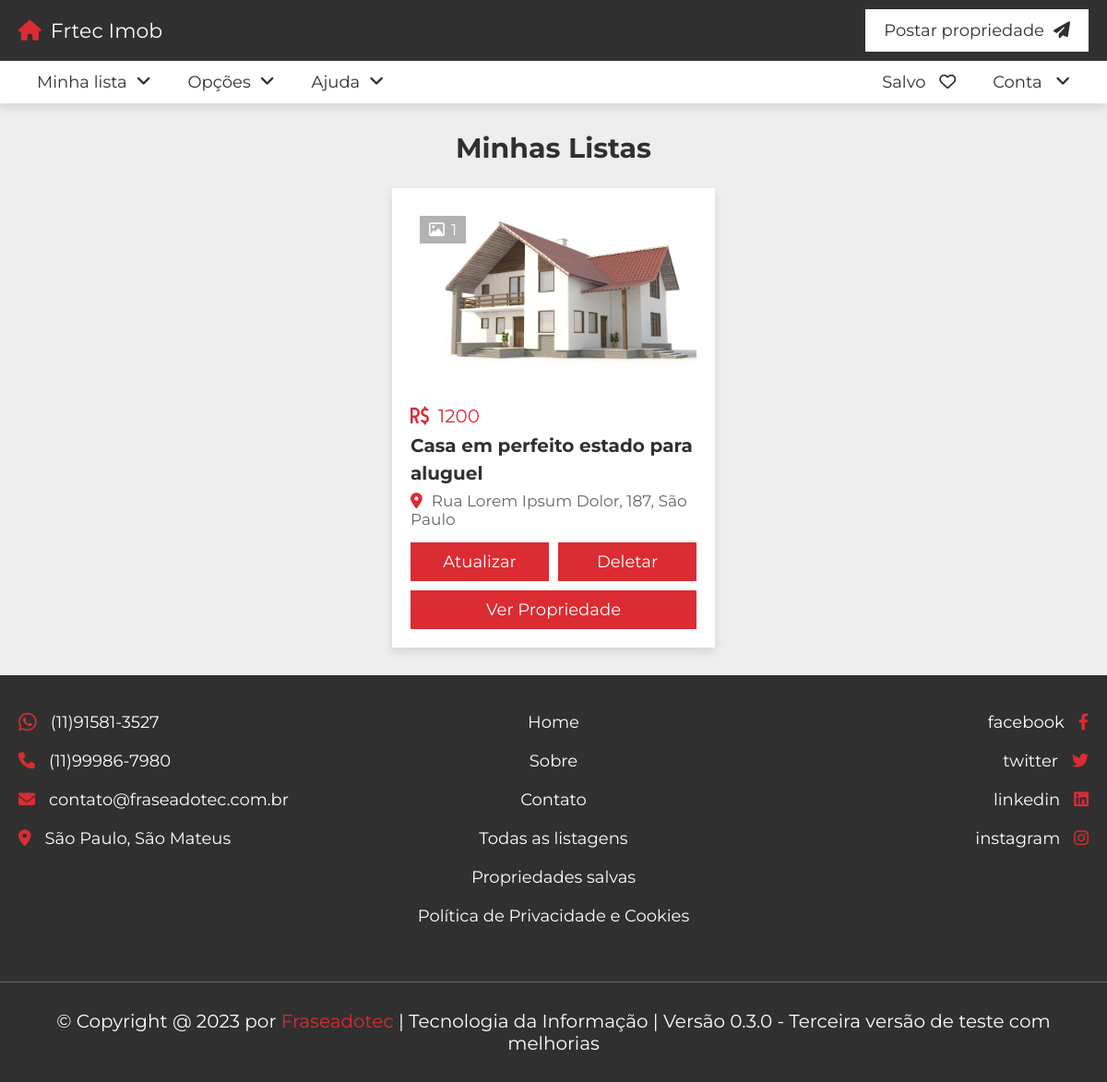
The app's page /minhas_listas.php (signed in) with its own data.
### tables this page shows
CREATE TABLE `property` (
  `id` varchar(20) NOT NULL,
  `user_id` varchar(20) NOT NULL,
  `property_name` varchar(50) NOT NULL,
  `address` varchar(100) NOT NULL,
  `price` varchar(10) NOT NULL,
  `type` varchar(10) NOT NULL,
  `offer` varchar(10) NOT NULL,
  `status` varchar(50) NOT NULL,
  `furnished` varchar(50) NOT NULL,
  `bhk` varchar(10) NOT NULL,
  `deposite` varchar(10) NOT NULL,
  `bedroom` varchar(10) NOT NULL,
  `bathroom` varchar(10) NOT NULL,
  `balcony` varchar(10) NOT NULL,
  `carpet` varchar(10) NOT NULL,
  `age` varchar(2) NOT NULL,
  `total_floors` varchar(2) NOT NULL,
  `room_floor` varchar(2) NOT NULL,
  `loan` varchar(50) NOT NULL,
  `lift` varchar(3) NOT NULL DEFAULT 'no',
  `security_guard` varchar(3) NOT NULL DEFAULT 'no',
  `play_ground` varchar(3) NOT NULL DEFAULT 'no',
  `garden` varchar(3) NOT NULL DEFAULT 'no',
  `water_supply` varchar(3) NOT NULL DEFAULT 'no',
  `power_backup` varchar(3) NOT NULL DEFAULT 'no',
  `parking_area` varchar(3) NOT NULL DEFAULT 'no',
  `gym` varchar(3) NOT NULL DEFAULT 'no',
  `shopping_mall` varchar(3) NOT NULL DEFAULT 'no',
  `hospital` varchar(3) NOT NULL DEFAULT 'no',
  `school` varchar(3) NOT NULL DEFAULT 'no',
  `market_area` varchar(3) NOT NULL DEFAULT 'no',
  `image_01` varchar(50) NOT NULL,
  `image_02` varchar(50) NOT NULL,
  `image_03` varchar(50) NOT NULL,
  `image_04` varchar(50) NOT NULL,
  `image_05` varchar(50) NOT NULL,
  `description` varchar(1000) NOT NULL,
  `date` date NOT NULL DEFAULT current_timestamp()
);

### minhas_listas.php (the view, shortened to what this page needs)
<?php
include 'components/connect.php';
if(isset($_COOKIE['user_id'])){
   $user_id = $_COOKIE['user_id'];
}else{
   $user_id = '';
   header('location:login.php');
}
?>
<!DOCTYPE html>
<html lang="pt-BR">
<head>
   <link rel="stylesheet" href="https://cdnjs.cloudflare.com/ajax/libs/font-awesome/6.2.0/css/all.min.css">
   <link rel="stylesheet" href="css/style.css">
</head>
<body>
<?php include 'components/user_header.php'; ?>
<section class="my-listings">
   <h1 class="heading">minhas listas</h1>
   <div class="box-container">
   <?php
      $select_properties = $conn->prepare("SELECT * FROM `property` WHERE user_id = ? ORDER BY date DESC");
      $select_properties->execute([$user_id]);
      if($select_properties->rowCount() > 0){
         while($fetch_property = $select_properties->fetch(PDO::FETCH_ASSOC)){
         $property_id = $fetch_property['id'];
         if(!empty($fetch_property['image_02'])){
            $image_coutn_02 = 1;
         }else{
            $image_coutn_02 = 0;
         }
         if(!empty($fetch_property['image_03'])){
            $image_coutn_03 = 1;
         }else{
            $image_coutn_03 = 0;
         }
         if(!empty($fetch_property['image_04'])){
            $image_coutn_04 = 1;
         }else{
            $image_coutn_04 = 0;
         }
         if(!empty($fetch_property['image_05'])){
            $image_coutn_05 = 1;
         }else{
            $image_coutn_05 = 0;
         }
         $total_images = (1 + $image_coutn_02 + $image_coutn_03 + $image_coutn_04 + $image_coutn_05);
   ?>
   <form accept="" method="POST" class="box">
      <div class="thumb">
         <p><i class="far fa-image"></i><span><?= $total_images; ?></span></p>
         <img src="uploaded_files/<?= $fetch_property['image_01']; ?>" alt="">
      </div>
      <div class="price"><i class="fa-solid fa-brazilian-real-sign"></i><span><?= $fetch_property['price']; ?></span></div>
      <h3 class="name"><?= $fetch_property['property_name']; ?></h3>
      <p class="location"><i class="fas fa-map-marker-alt"></i><span><?= $fetch_property['address']; ?></span></p>
      <div class="flex-btn">
         <a href="atualização_propriedade.php?get_id=<?= $property_id; ?>" class="btn">atualizar</a>
         <input type="submit" name="delete" value="deletar" class="btn" onclick="return confirm('excluir esta listagem?');">
      </div>
      <a href="ver_propriedade.php?get_id=<?= $property_id; ?>" class="btn">ver propriedade</a>
   </form>
   <?php
         }
      }else{
         echo '<p class="empty">nenhuma propriedade adicionada ainda! <a href="postagem_propriedade.php" style="margin-top:1.5rem;" class="btn">adicionar novo</a></p>';
      }
      ?>
   </div>
</section>
<?php include 'components/footer.php'; ?>
</body>
</html>

### css/style.css (style rules this page uses)
:root { --main-color:#DA2C32; --light-color:#666; --light-bg:#eee; --white:#fff; --black:#303030; --border:.1rem solid var(--light-color); --box-shodow:0 .5rem 1rem rgba(0,0,0,.1); }
* { font-family: 'Montserrat', sans-serif; margin: 0; padding: 0; box-sizing: border-box; outline: none; border: none; text-decoration: none; }
html { font-size: 62.5%; overflow-x: hidden; scroll-behavior: smooth; scroll-padding-top: 10rem; }
body { background-color: var(--light-bg); }
section { padding: 3rem 2rem; max-width: 1200px; margin: 0 auto; }
.heading { text-align: center; padding-bottom: 2.5rem; font-size: 3rem; color: var(--black); text-transform: capitalize; }
.btn, .inline-btn { margin-top: 1rem; padding: 1rem 3rem; background-color: var(--main-color); color: var(--white); cursor: pointer; text-align: center; font-size: 1.8rem; text-transform: capitalize; }
.btn { display: block; width: 100%; }
.flex-btn { display: flex; gap: 1rem; justify-content: space-between; align-items: flex-end; }
.my-listings .box-container { display: grid; grid-template-columns: repeat(auto-fit, 35rem); gap: 2rem; justify-content: center; align-items: flex-start; }
.my-listings .box-container .box { background-color: var(--white); box-shadow: var(--box-shodow); padding: 2rem; overflow-x: hidden; }
.my-listings .box-container .box .thumb { position: relative; height: 20rem; margin-bottom: 1.5rem; }
.my-listings .box-container .box .thumb img { height: 100%; width: 100%; object-fit: cover; }
.my-listings .box-container .box .thumb p { position: absolute; top: 1rem; left: 1rem; background-color: rgba(0,0,0,.3); color: var(--white); padding:.5rem 1rem; font-size: 1.7rem; }
.my-listings .box-container .box .thumb p i { margin-right: .7rem; }
.my-listings .box-container .box .price { font-size: 2rem; color: var(--main-color); }
.my-listings .box-container .box .price i { margin-right: 1rem; }
.my-listings .box-container .box .name { font-size: 2rem; color: var(--black); line-height: 1.5; padding: .5rem 0; text-overflow: ellipsis; }
.my-listings .box-container .box .location { padding-bottom: .5rem; font-size: 1.7rem; color: var(--light-color); }
.my-listings .box-container .box .location i { margin-right: 1rem; color: var(--main-color); }

### records on screen
property: total_images "1", image_01 (picture), price "1200", property_name "Casa em perfeito estado para aluguel", address "Rua Lorem Ipsum Dolor, 187, São Paulo"
